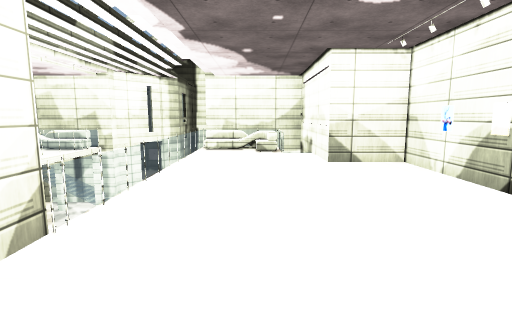
[1] (above)

19 first-person views from a walk through a Unity game level. The camera is 1.4 m above the floor, tilts 8° down and sees 80° across. The floor is counted in squares, 1 m on a side. Each view is taken from the middle of a square. On the plan, view 1 faces up. The plan holds only what a view shows up to about 14 squares ahead; the rest is blank. The place goes on beyond the plan. The player is left out. Some surface patterns are stand-ins.

[2]
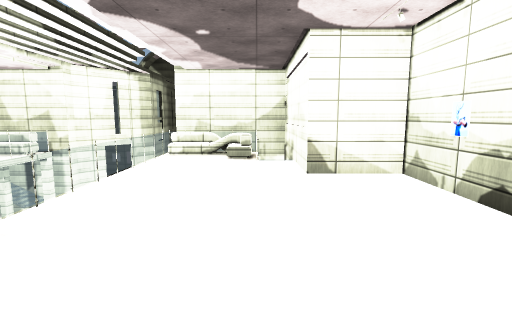

[3]
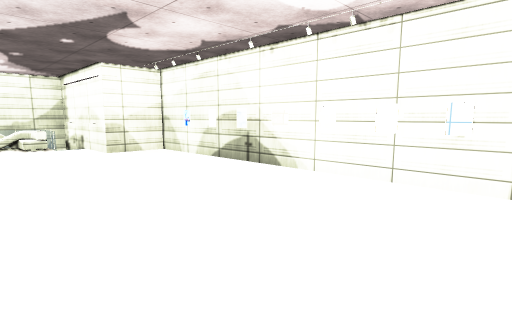

[4]
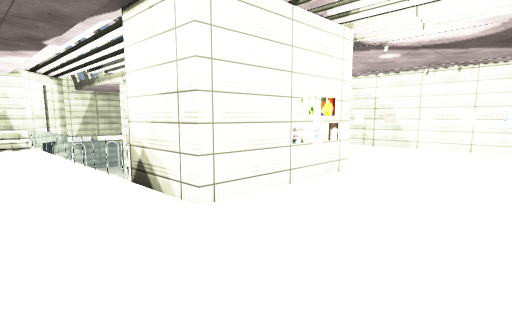

[5]
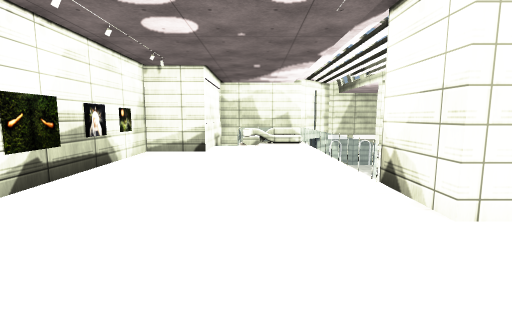

[6]
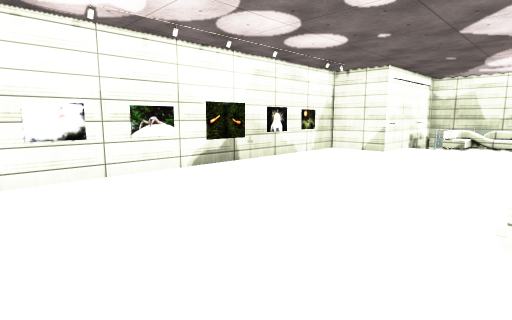

[7]
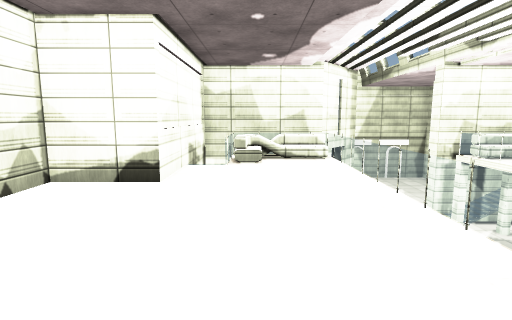

[8]
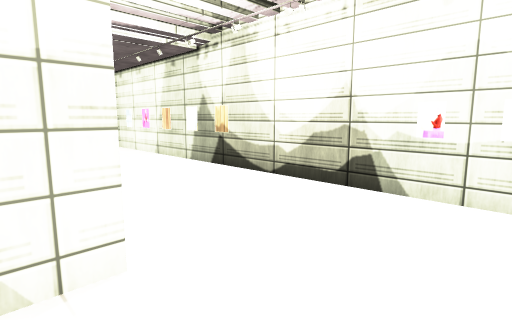

[9]
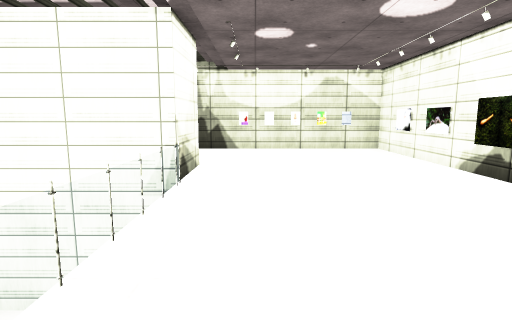

[10]
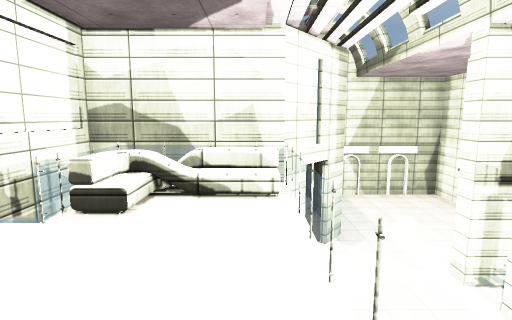

[11]
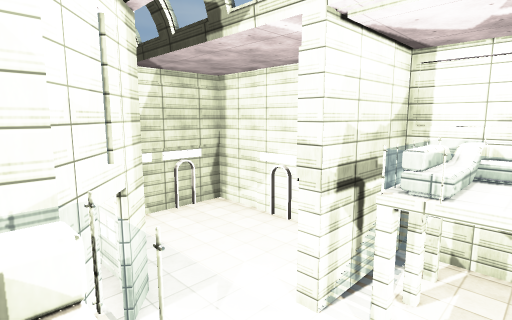

[12]
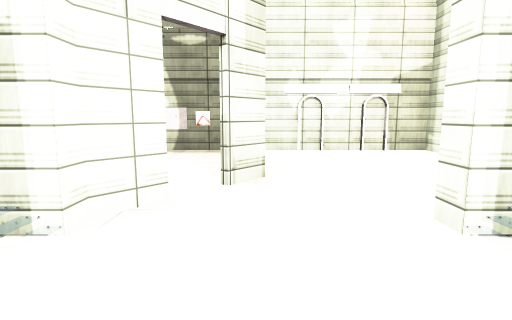

[13]
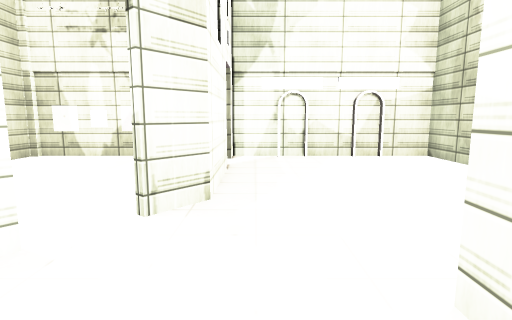

[14]
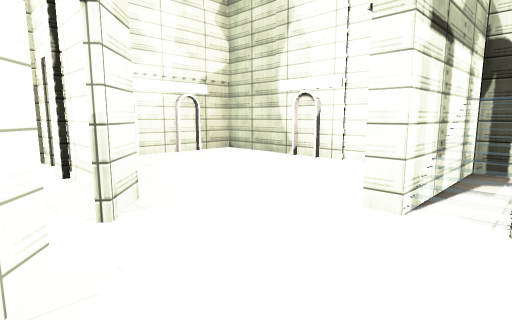

[15]
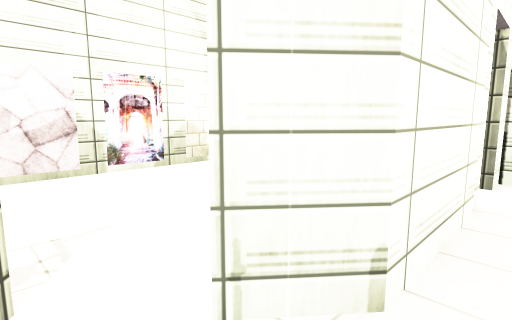

[16]
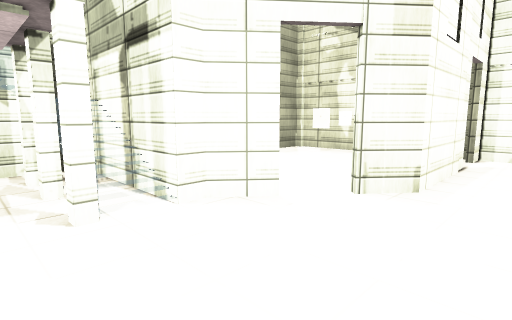

[17]
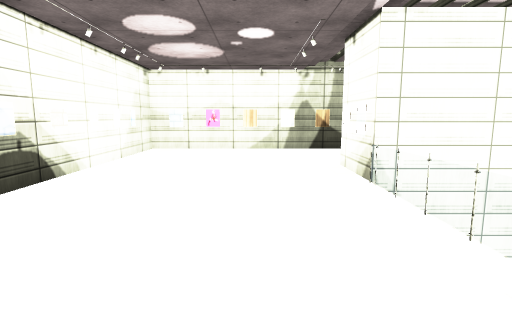

[18]
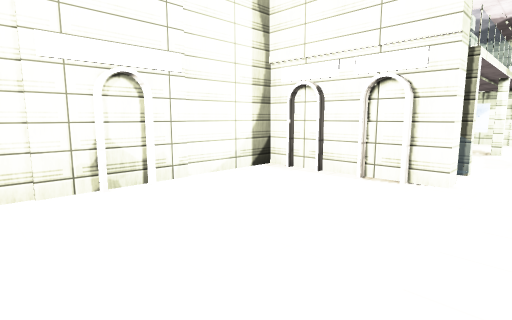

[19]
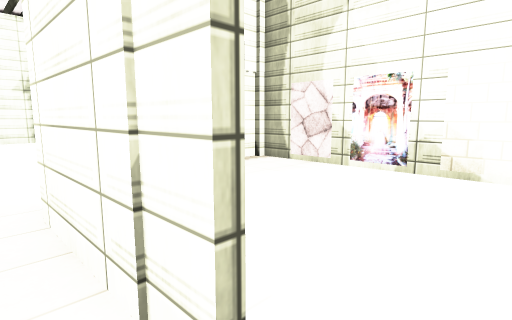

### Floor plan
Key: @ floor where view 1 was taken; # wall or solid block; x gap in a wall; . main floor; - floor 1.25 m lower than the main floor; _ floor 3 m lower than the main floor; / step, stairs or slope; = window, fence, low wall or low ledge; O other object.
Columns run from 15 left of view 1 to 5 right of it. Each row starts with its distance up from view 1.
 25    ################
 24    #______________#
 23    #______________#
 22    #______#______##
 21    #______#______#
 20    #______#______##
 19    #_____##_______#
 18    #______________#
 17    #____#_________#
 16    ######____######
 15    #-///_____//   #
 14    ##=x=_____=x==/#
 13    #=O..___ _..///#
 12    #=...___ _..///#
 11    #....___ _.....#
 10 ####....___ _.....###
  9 #.......___ _.......#
  8 #.......__  _.......#
  7 #.......__   .......#
  6 #.......__   .......#
  5 #......._    .......#
  4 #......._  __.......#
  3 #.......#####.......#
  2 #.......#   #.......#
  1 #.......#####.......#
  0 #..............@....#
 -1 #...................#
 -2 #...................#
 -3 #...................#
 -4 #####################

Positions as (right, up) in squares from view 1, and headings:
1: (0, 0), facing up
2: (1, 2), facing up
3: (-2, -3), facing up-right
4: (-10, -3), facing up-right
5: (-10, -3), facing up
6: (-7, -3), facing up-left
7: (-10, 3), facing up
8: (-10, 2), facing down-right
9: (-9, 10), facing down
10: (-8, 8), facing up
11: (-8, 12), facing up-right
12: (-5, 12), facing up
13: (-4, 14), facing up
14: (-7, 14), facing up-right
15: (-4, 17), facing up-left
16: (-3, 13), facing up-left
17: (0, 10), facing down
18: (-4, 23), facing down-right
19: (-4, 24), facing down-left
